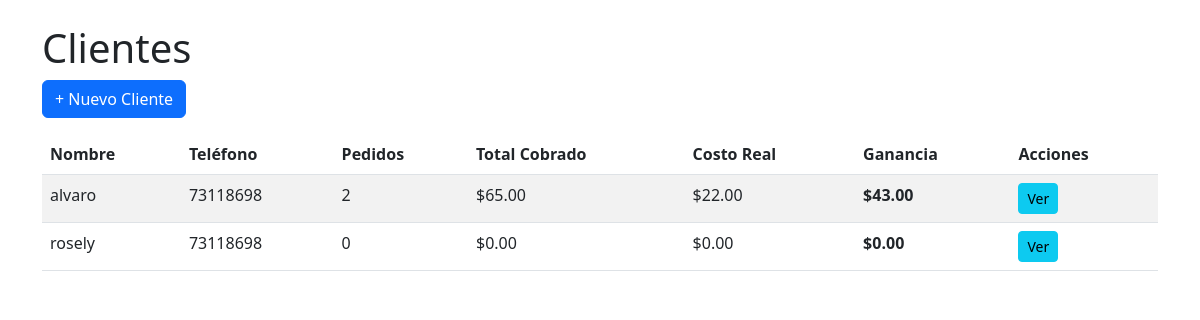
The page / on the database its author committed.
### tables this page shows
CREATE TABLE clientes (
    id INTEGER PRIMARY KEY AUTOINCREMENT,
    nombre TEXT NOT NULL,
    telefono TEXT,
    email TEXT,
    fecha_registro DATETIME DEFAULT CURRENT_TIMESTAMP
);

### app.py (the view)
@app.route('/')
def index():
    conn = sqlite3.connect('data.db')
    conn.row_factory = sqlite3.Row
    clientes = conn.execute('''
        SELECT c.*,
               COUNT(p.id) as total_pedidos,
               SUM(pr.precio_venta * pr.cantidad) as total_cobrado,
               SUM(pr.costo_temu * pr.cantidad) as costo_total,
               SUM((pr.precio_venta - pr.costo_temu) * pr.cantidad) as ganancia_total
        FROM clientes c
        LEFT JOIN pedidos p ON c.id = p.cliente_id
        LEFT JOIN productos pr ON p.id = pr.pedido_id
        GROUP BY c.id
    ''').fetchall()
    conn.close()
    return render_template('index.html', clientes=clientes)

### templates/index.html (shortened to what this page needs)
<!DOCTYPE html>
<html>
<head>
    <link href="https://cdn.jsdelivr.net/npm/bootstrap@5.3.0/dist/css/bootstrap.min.css" rel="stylesheet">
</head>
<body class="container mt-4">
    <h1>Clientes</h1>
    <a href="/nuevo_cliente" class="btn btn-primary mb-3">+ Nuevo Cliente</a>
    <table class="table table-striped">
        <thead>
            <tr>
                <th>Nombre</th>
                <th>Teléfono</th>
                <th>Pedidos</th>
                <th>Total Cobrado</th>
                <th>Costo Real</th>
                <th>Ganancia</th>
                <th>Acciones</th>
            </tr>
        </thead>
        <tbody>
            {% for c in clientes %}
            <tr>
                <td>{{ c['nombre'] }}</td>
                <td>{{ c['telefono'] }}</td>
                <td>{{ c['total_pedidos'] or 0 }}</td>
                <td>${{ "%.2f"|format(c['total_cobrado'] or 0) }}</td>
                <td>${{ "%.2f"|format(c['costo_total'] or 0) }}</td>
                <td><strong>${{ "%.2f"|format(c['ganancia_total'] or 0) }}</strong></td>
                <td><a href="/cliente/{{ c['id'] }}" class="btn btn-sm btn-info">Ver</a></td>
            </tr>
            {% endfor %}
        </tbody>
    </table>
</body>
</html>

### rows shown on the page
clientes: nombre "alvaro", telefono "73118698", c "2", c "65.00", c "22.00", c "43.00"
clientes: nombre "rosely", telefono "73118698", c "0", c "0.00"
